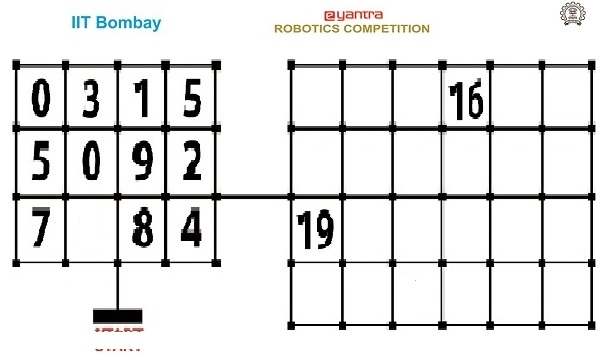
%> input picture Code/image.jpg, 600 x 360 px
$ octave --eval "result = find_numbers(imread('image.jpg'));"   (GNU Octave 9; MATLAB toolbox functions it lacks are replaced by stand-ins)
%> lines starting %> are read from the running program, lines starting %| are printed output that depends on the picture; in (x1, y1, x2, y2) boxes, pixels count from 0 and x2, y2 are one past the last pixel; in counts of white or black regions, pixels touching at a corner belong together; the program's own positions count from 1
function [number]=find_numbers(img)
img=rgb2gray(img);
thresh=img < 20;
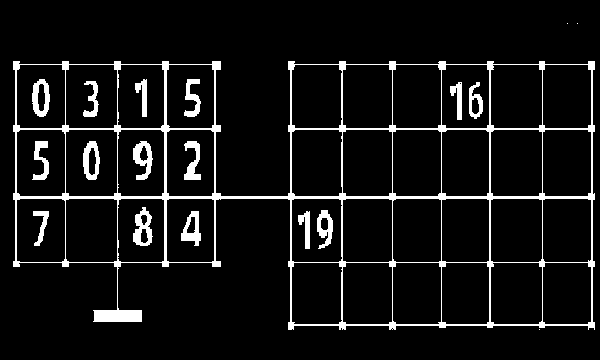
%> thresh: size 360x600 logical; 7.5% white; 19 white regions (3 under 20 px), largest, box (x1, y1, x2, y2) and area: (13, 61, 595, 330) 11315, (133, 207, 153, 246) 430, (133, 141, 153, 180) 420
I=thresh;
outimg = xor(bwareaopen(I,200),  bwareaopen(I,4000));
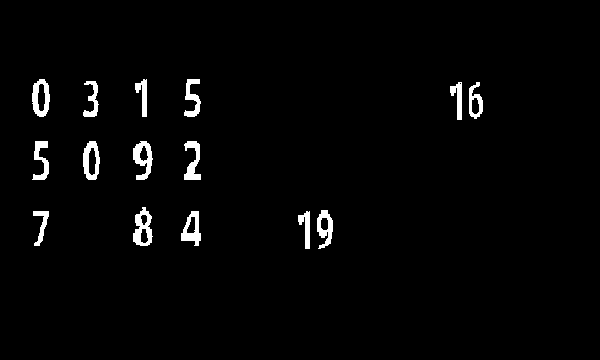
%> outimg: size 360x600 logical; 2.2% white; 15 white regions, largest, box (x1, y1, x2, y2) and area: (133, 207, 153, 246) 430, (133, 141, 153, 180) 420, (32, 79, 50, 117) 398
%> (the run ends here)
